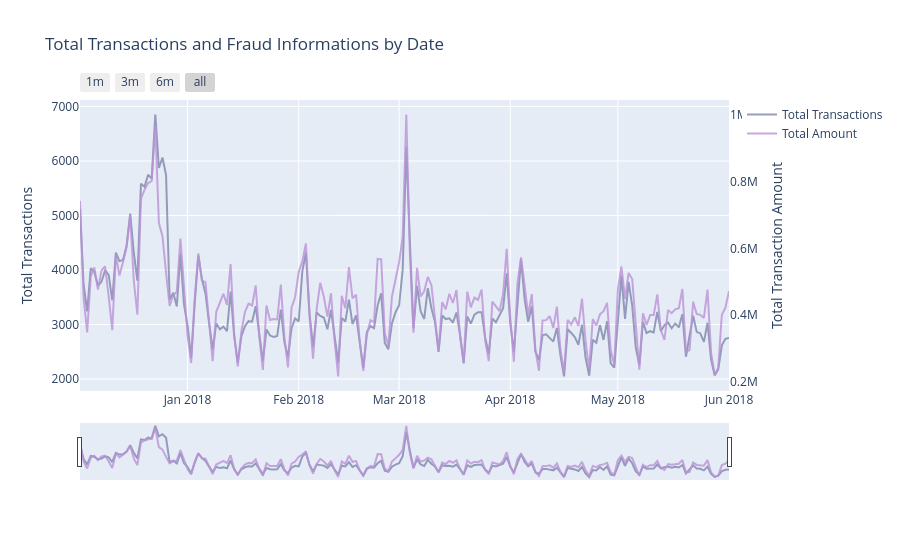

Source (notebook cell):
### Code cell
# Calling the function to transform the date column in datetime pandas object

#seting some static color options
color_op = ['#5527A0', '#BB93D7', '#834CF7', '#6C941E', '#93EAEA', '#7425FF', '#F2098A', '#7E87AC', 
            '#EBE36F', '#7FD394', '#49C35D', '#3058EE', '#44FDCF', '#A38F85', '#C4CEE0', '#B63A05', 
            '#4856BF', '#F0DB1B', '#9FDBD9', '#B123AC']


dates_temp = df_trans.groupby(df_trans.Date.dt.date)['TransactionAmt'].count().reset_index()
# renaming the columns to apropriate names

# creating the first trace with the necessary parameters
trace = go.Scatter(x=dates_temp['Date'], y=dates_temp.TransactionAmt,
                    opacity = 0.8, line = dict(color = color_op[7]), name= 'Total Transactions')

# Below we will get the total amount sold
dates_temp_sum = df_trans.groupby(df_trans.Date.dt.date)['TransactionAmt'].sum().reset_index()

# using the new dates_temp_sum we will create the second trace
trace1 = go.Scatter(x=dates_temp_sum.Date, line = dict(color = color_op[1]), name="Total Amount",
                        y=dates_temp_sum['TransactionAmt'], opacity = 0.8, yaxis='y2')

#creating the layout the will allow us to give an title and 
# give us some interesting options to handle with the outputs of graphs
layout = dict(
    title= "Total Transactions and Fraud Informations by Date",
    xaxis=dict(
        rangeselector=dict(
            buttons=list([
                dict(count=1, label='1m', step='month', stepmode='backward'),
                dict(count=3, label='3m', step='month', stepmode='backward'),
                dict(count=6, label='6m', step='month', stepmode='backward'),
                dict(step='all')
            ])
        ),
        rangeslider=dict(visible = True),
        type='date' ),
    yaxis=dict(title='Total Transactions'),
    yaxis2=dict(overlaying='y',
                anchor='x', side='right',
                zeroline=False, showgrid=False,
                title='Total Transaction Amount')
)

# creating figure with the both traces and layout
fig = dict(data= [trace, trace1,], layout=layout)

#rendering the graphs
iplot(fig) #it's an equivalent to plt.show()

### Figure 1 — Plotly figure (JSON) as saved in the notebook; plotly's stock layout.template omitted (floating-point values rounded to 4 significant figures; data arrays with more than 128 entries replaced by an {"elided": "..."} marker saying what was removed)
{"data": [{"line": {"color": "#7E87AC"}, "name": "Total Transactions", "opacity": 0.8, "type": "scatter", "x": {"elided": "182 str values"}, "y": {"elided": "182 int values"}}, {"line": {"color": "#BB93D7"}, "name": "Total Amount", "opacity": 0.8, "type": "scatter", "x": {"elided": "182 str values"}, "y": {"elided": "182 float values"}, "yaxis": "y2"}], "layout": {"title": {"text": "Total Transactions and Fraud Informations by Date"}, "xaxis": {"rangeselector": {"buttons": [{"count": 1, "label": "1m", "step": "month", "stepmode": "backward"}, {"count": 3, "label": "3m", "step": "month", "stepmode": "backward"}, {"count": 6, "label": "6m", "step": "month", "stepmode": "backward"}, {"step": "all"}]}, "rangeslider": {"visible": true}, "type": "date"}, "yaxis": {"title": {"text": "Total Transactions"}}, "yaxis2": {"anchor": "x", "overlaying": "y", "showgrid": false, "side": "right", "title": {"text": "Total Transaction Amount"}, "zeroline": false}}}
